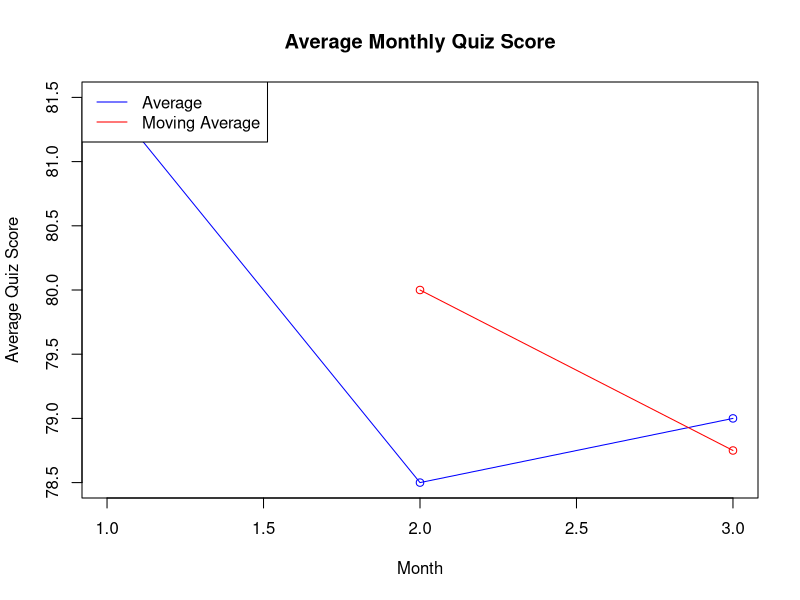

Write the R code that produced this figure.
# Dataset

Login_Date <- as.Date(c("2025-01-05",
                        "2025-01-05",
                        "2025-02-08",
                        "2025-02-08",
                        "2025-03-12",
                        "2025-03-12"))

Quiz_Score <- c(78,85,65,92,70,88)

# Month
Month <- format(Login_Date,"%Y-%m")

# Monthly Average
avg_score <- tapply(Quiz_Score, Month, mean)

print(avg_score)

# Moving Average
moving_avg <- filter(avg_score,
                     rep(1/2,2),
                     sides=1)

# Line Chart
plot(avg_score,
     type="o",
     col="blue",
     xlab="Month",
     ylab="Average Quiz Score",
     main="Average Monthly Quiz Score")

lines(moving_avg,
      type="o",
      col="red")

legend("topleft",
       legend=c("Average","Moving Average"),
       col=c("blue","red"),
       lty=1)
